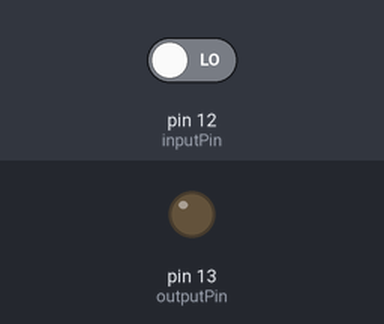
A sketch run on a simulated Arduino Uno, built with avr-gcc and run on an emulated ATmega328P. On the bench: output pins drawn as LEDs (lit = HIGH). Dashed ring = blinking. The test bench sets the inputs (shaded band); at power-on: pin 12 (inputPin) LOW.

Above: at 1.2 s.
1.3 s: pin 12 (inputPin) driven HIGH
At 2.35 s:
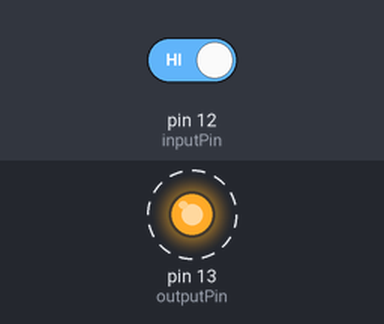
4.3 s: pin 12 (inputPin) driven LOW
At 4.8 s:
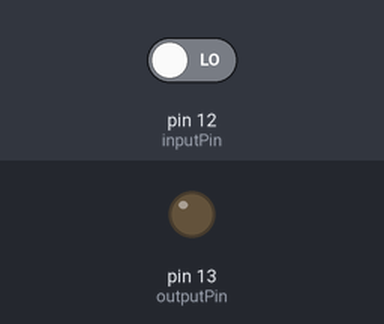
Timing chart, 0 to 7.3 s (numbered marks = the images above; inputs shaded):
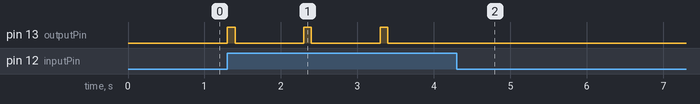

The sketch:

coilGunArduino.ino
```cpp
const int inputPin = 12;
const int outputPin = 13;
const int time = 100;

void setup() {
  pinMode(inputPin, INPUT);
  pinMode(outputPin, OUTPUT);

}

void loop() {
  bool inputState = digitalRead(inputPin) == HIGH;
  if (inputState) {
    digitalWrite(outputPin, HIGH);
    delay(time);
    digitalWrite(outputPin, LOW);
    delay(1000-time);
  }
}
```

Measured:
- after the input at 1.3 s, pin 13 (outputPin): alternates HIGH for 0.10 s and LOW for 0.90 s, starting at once
- after the input at 4.3 s, pin 13 (outputPin): stops changing and stays LOW
